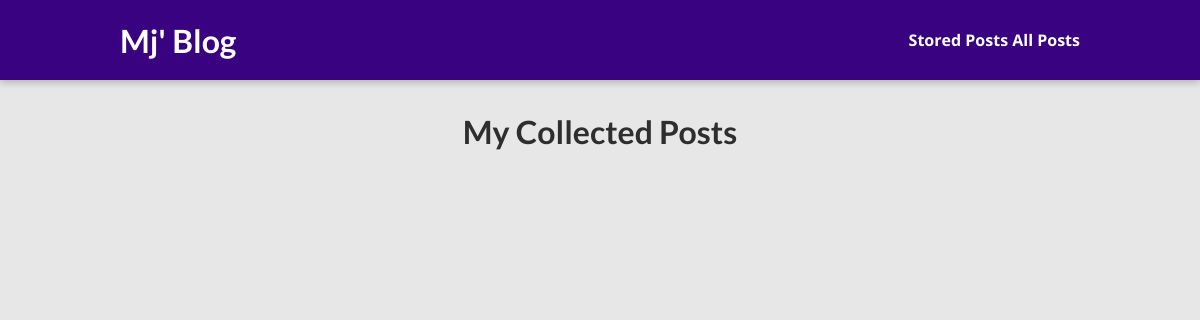
Page /blog/posts on the earlier database version.
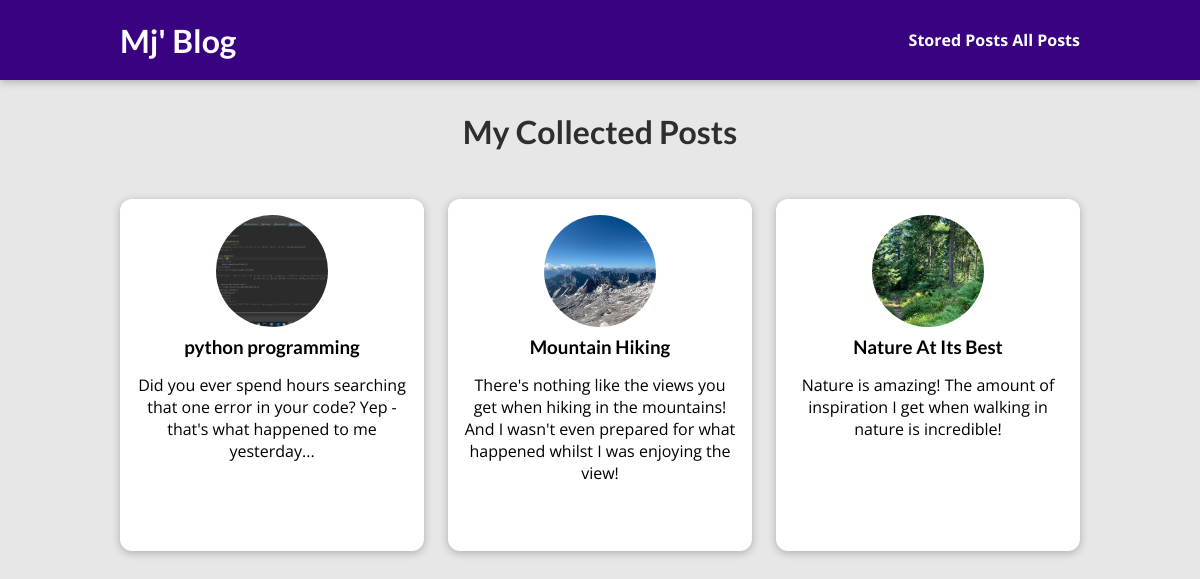
Same page on the later database version.
### blog/models.py (models this page shows, shortened)
class Post(models.Model):
    title = models.CharField(max_length=150)
    excerpt = models.CharField(max_length=200)
    image = models.ImageField(upload_to="posts", null=True)
    date = models.DateField(auto_now=True)
    slug = models.SlugField(unique=True, db_index=True)
    content = models.TextField(validators=[MinLengthValidator(10)])
    author = models.ForeignKey(
        Author, on_delete=models.SET_NULL, null=True, related_name="posts")
    tags = models.ManyToManyField(Tag)

### blog/views.py (the view)
# urls.py: path("posts", views.AllPostsView.as_view(), name="posts-page"),
class AllPostsView(ListView):
    template_name = "blog/all_post.html"
    model = Post
    ordering = ["-date"]
    context_object_name = "all_posts"

### blog/templates/blog/all_post.html (shortened to what this page needs)
{% extends "base.html" %}
{% load static %}
{% block css_files %}
  <link rel="stylesheet" href="{% static "blog/post.css" %}" />
  <link rel="stylesheet" href="{% static "blog/all-posts.css" %}" />
{% endblock %}
{% block content %}
<section id="all-posts">
  <h2>My Collected Posts</h2>
  <ul>
    {% for post in all_posts %}
      {% include "blog/includes/post.html" %}
    {% endfor %}
  </ul>
</section>
{% endblock %}

### blog/templates/blog/includes/post.html
{% load static %}
<li>
  <article class="post">
    <a href="{% url "blog:post-detail-page" post.slug %}">
      <img src="{{post.image.url}}" alt="{{ post.title }}"
      />
      <div class="post__content">
        <h3>{{ post.title }}</h3>
        <p>
          {{ post.excerpt }}
        </p>
      </div>
    </a>
  </article>
</li>

Differences in the rows shown:
added Post: image (picture), title "python programming", excerpt "Did you ever spend hours searching that one error in your code? Yep - that's what happened to me yesterday..."
added Post: image (picture), title "Mountain Hiking", excerpt "There's nothing like the views you get when hiking in the mountains! And I wasn't even prepared for what happened whilst I was enjoying the view!"
added Post: image (picture), title "Nature At Its Best", excerpt "Nature is amazing! The amount of inspiration I get when walking in nature is incredible!"
